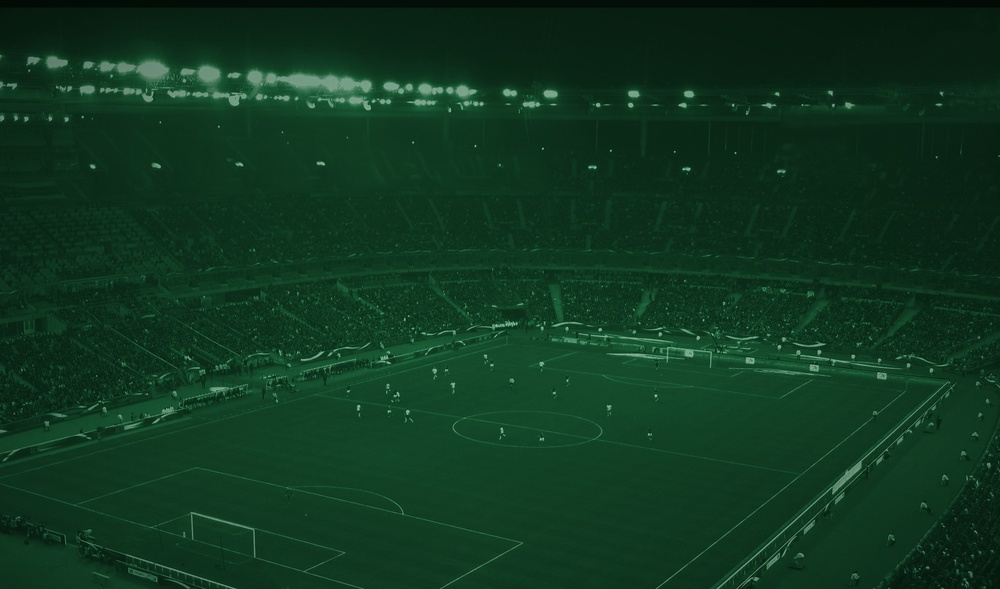
#> input picture jogo/img/f01.jpg, 1000 x 589 px, shrunk from 1978 x 1166 before the run, found by its file name
$ python fundos.py ../../jogo/img/f01.jpg ../../jogo/img/f02.jpg
#> lines starting #> are read from the running program, lines starting #| are printed output that depends on the picture
"""Gera os fundos img/f01.jpg (estadio) e img/f02.jpg (textura) no tema dourado.

Uso: python3 fundos.py <pasta img do Brasfoot original> <pasta img de saida>
"""
import sys

from PIL import Image, ImageEnhance, ImageOps

orig, saida = sys.argv[1], sys.argv[2]

# f01: foto do estadio, quase sem cor e escurecida, com um toque quente
f = Image.open(orig + "/f01.jpg").convert("RGB")
#> f is the input picture: PIL image 1000x589 RGB; mean R, G, B 15.8, 54.9, 31.9
f = ImageEnhance.Color(f).enhance(0.35)
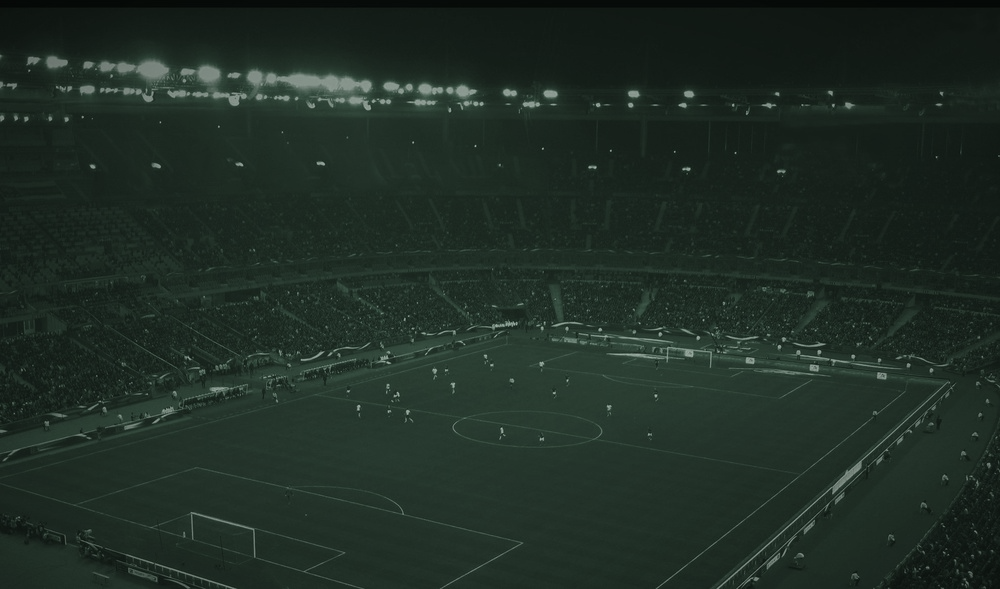
#> f: PIL image 1000x589 RGB; mean R, G, B 31.5, 45.1, 37
f = ImageEnhance.Brightness(f).enhance(0.55)
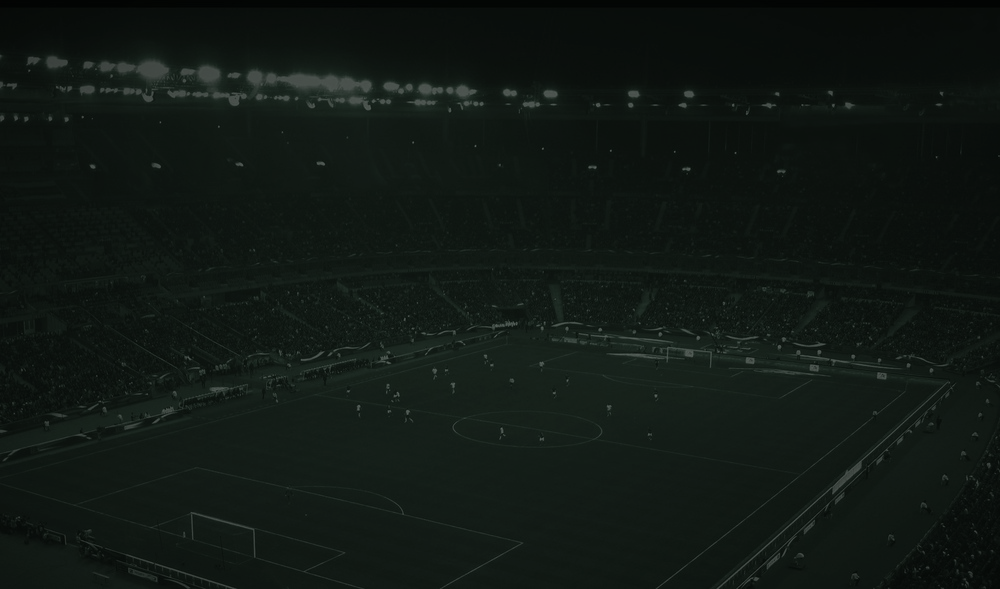
#> f: PIL image 1000x589 RGB; mean R, G, B 16.9, 24.3, 19.9
calor = Image.new("RGB", f.size, (40, 30, 12))
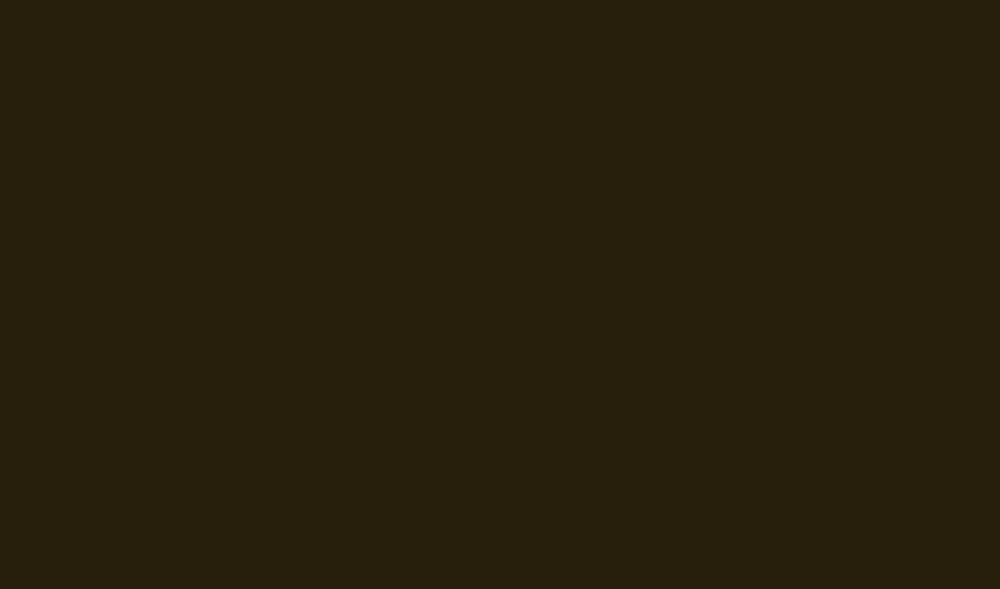
#> calor: PIL image 1000x589 RGB; mean R, G, B 40, 30, 12
f = Image.blend(f, calor, 0.08)
f.save(saida + "/f01.jpg", quality=90)

# f02: textura "lona" em cinza quase preto levemente quente
t = Image.open(orig + "/f02.jpg").convert("L")
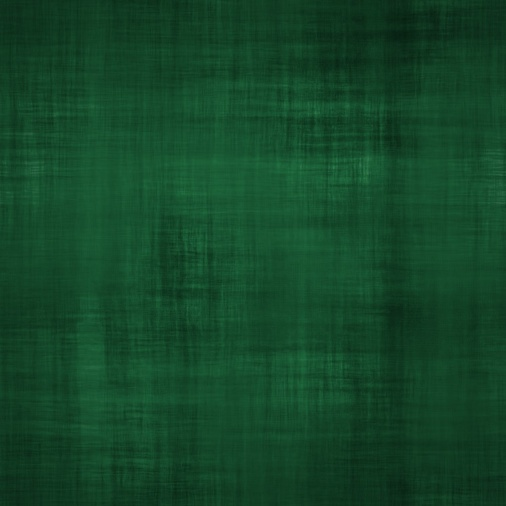
#> input picture jogo/img/f02.jpg, 506 x 506 px, shrunk from 1000 x 1000 before the run, found by its file name
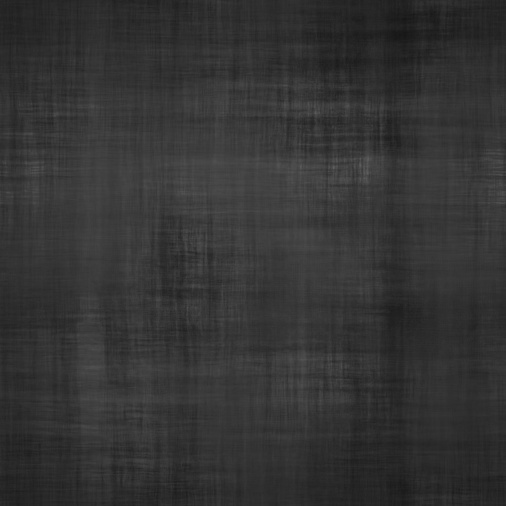
#> t: PIL image 506x506 L; min 22, max 95, mean 51.8
t = ImageOps.autocontrast(t)
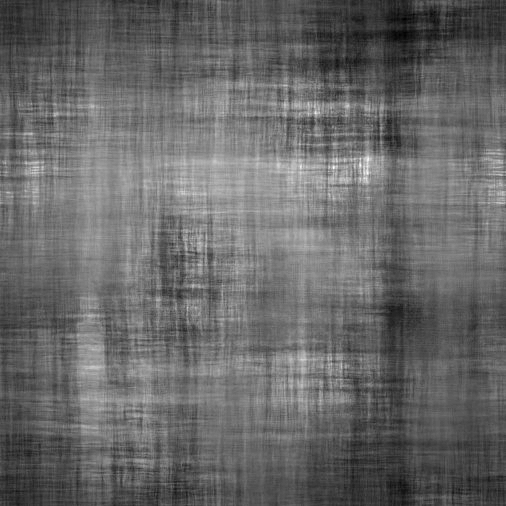
#> t: PIL image 506x506 L; min 0, max 255, mean 103.6
t = ImageOps.colorize(t, black=(8, 9, 8), white=(46, 42, 34))
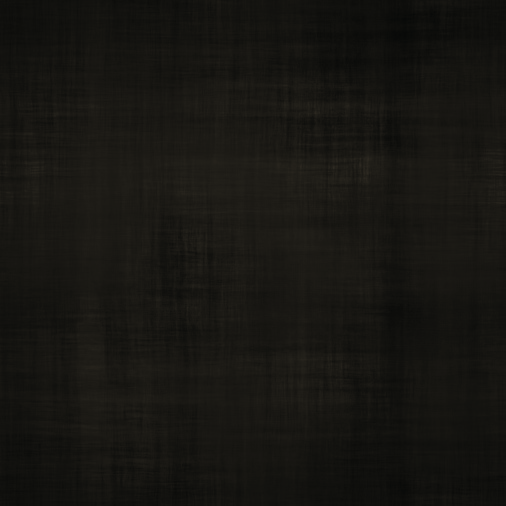
#> t: PIL image 506x506 RGB; mean R, G, B 23, 21.9, 18.1
t.save(saida + "/f02.jpg", quality=90)
